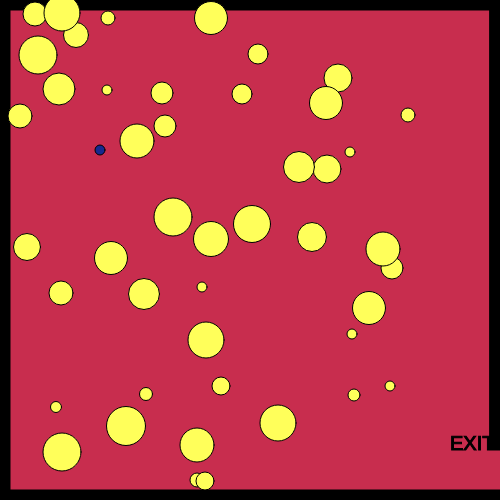
Frame 1 (no input)
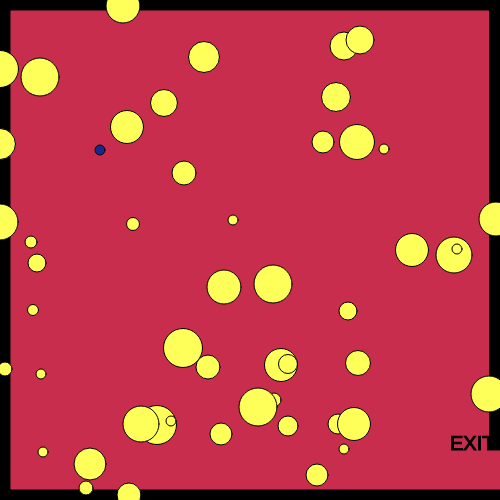
Frame 60 (no input)
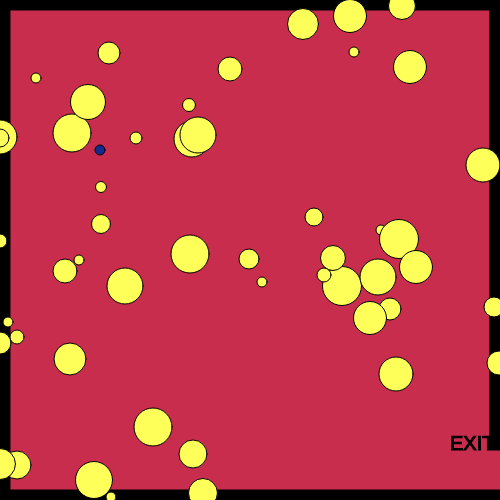
Frame 120 (the mouse pressed at the canvas centre since frame 60)

The p5.js sketch that drew these frames (run headless with seeded random() and noise() and a simulated clock; from frame 60 on, the mouse is pressed at the canvas centre):

// p5.js sketch
// ── sketch.js
// x and y for my character
var characterX = 100;
var characterY = 100;
// define the key codes for each letter
var w = 87;
var s = 83;
var a = 65;
var d = 68;

// x and y for a shape
var shapeX = 30;
var shapeY = 50;

var shapeXs = [];
var shapeYs = [];
var diameters = [];

var shapeXSpeeds = [];
var shapeYSpeeds = [];

// create a shape when the mouse is clicked
var mouseShapeX;
var mouseShapeY;

function setup() {
    createCanvas(500, 500);
    // get a random speed when the it first starts
    for (var i = 0; i < 50; i++) {
        shapeXSpeeds[i] = Math.floor(Math.random() * (Math.floor(Math.random() * 5)) + 1);
        shapeYSpeeds[i] = Math.floor(Math.random() * (Math.floor(Math.random() * 5)) + 1);
        shapeXs[i] = getRandomNumber(300);
        shapeYs[i] = getRandomNumber(600);
        diameters[i] = getRandomNumber(20);
    }
  
  // get a random speed when the it first starts
    for (var i = 0; i < 50; i++) {
        shapeXSpeeds[i] = Math.floor(Math.random() * (Math.floor(Math.random() * 5)) + 1);
        shapeYSpeeds[i] = Math.floor(Math.random() * (Math.floor(Math.random() * 5)) + 1);
        shapeXs[i] = getRandomNumber(400);
        shapeYs[i] = getRandomNumber(600);
        diameters[i] = getRandomNumber(30);
    }

    createCharacter(100, 150);
}

function draw() {
    background(200, 45, 78);
    stroke(0);
    fill(0);

    // call createBorders function
    createBorders(10);

    // exit message
    textSize(20);
    text("EXIT", width - 50, height - 50)

    //createCharacter(100,150);
    drawCharacter();
    characterMovement();


    // potential enemy
    fill(400, 299, 90);
    // draw the shape
    for (var i = 0; i < shapeXs.length; i++) {
        circle(shapeXs[i], shapeYs[i], diameters[i]);
        shapeXSpeeds[i] = Math.floor(Math.random() * (Math.floor(Math.random() * 100)) + 5);
        shapeYSpeeds[i] = Math.floor(Math.random() * (Math.floor(Math.random() * 20)) + 2);




        // move the shape
        shapeXs[i] += shapeXSpeeds[i];
        shapeYs[i] += shapeYSpeeds[i];
        // check to see if the shape has gone out of bounds
        if (shapeXs[i] > width) {
            shapeXs[i] = 0;
        }
        if (shapeXs[i] < 0) {
            shapeXs[i] = width;
        }
        if (shapeYs[i] > height) {
            shapeYs[i] = 0;
        }
        if (shapeYs[i] < 0) {
            shapeYs[i] = height;
        }
    }
    // check to see if the character has left the exit
    if (characterX > width && characterY > width - 50) {
        fill(70);
        stroke(9);
        textSize(30);
        text("You Win!", width / 2 - 90, height / 2 - 90);
    }

    // create the shape based on the mouse click
    fill(200, 700, 140);
    circle(mouseShapeX, mouseShapeY, 150);
}

function characterMovement() {
    // handle the keys
    if (keyIsDown(w)) {
        characterY -= 10;
    }
    if (keyIsDown(s)) {
        characterY += 10;
    }
    if (keyIsDown(a)) {
        characterX -= 10;
        console.log("movement: " + characterX);
    }
    if (keyIsDown(d)) {
        characterX += 10;
    }
}

function createCharacter(x, y) {
    characterX = x;
    characterY = y;
}

function drawCharacter() {
    fill(23, 40, 143);
    circle(characterX, characterY, 10);
}

function createBorders(thickness) {
    // top border
    rect(0, 0, width, thickness);
    // left border
    rect(0, 0, thickness, height);
    // bottom border
    rect(0, height - thickness, width, thickness);
    // right upper border
    rect(width - thickness, 0, thickness, height - 50);
}

function mouseClicked() {
    mouseShapeX = mouseX;
    mouseShapeY = mouseY;
}

function getRandomNumber(number) {
    return Math.floor(Math.random() * number) + 10;
}
